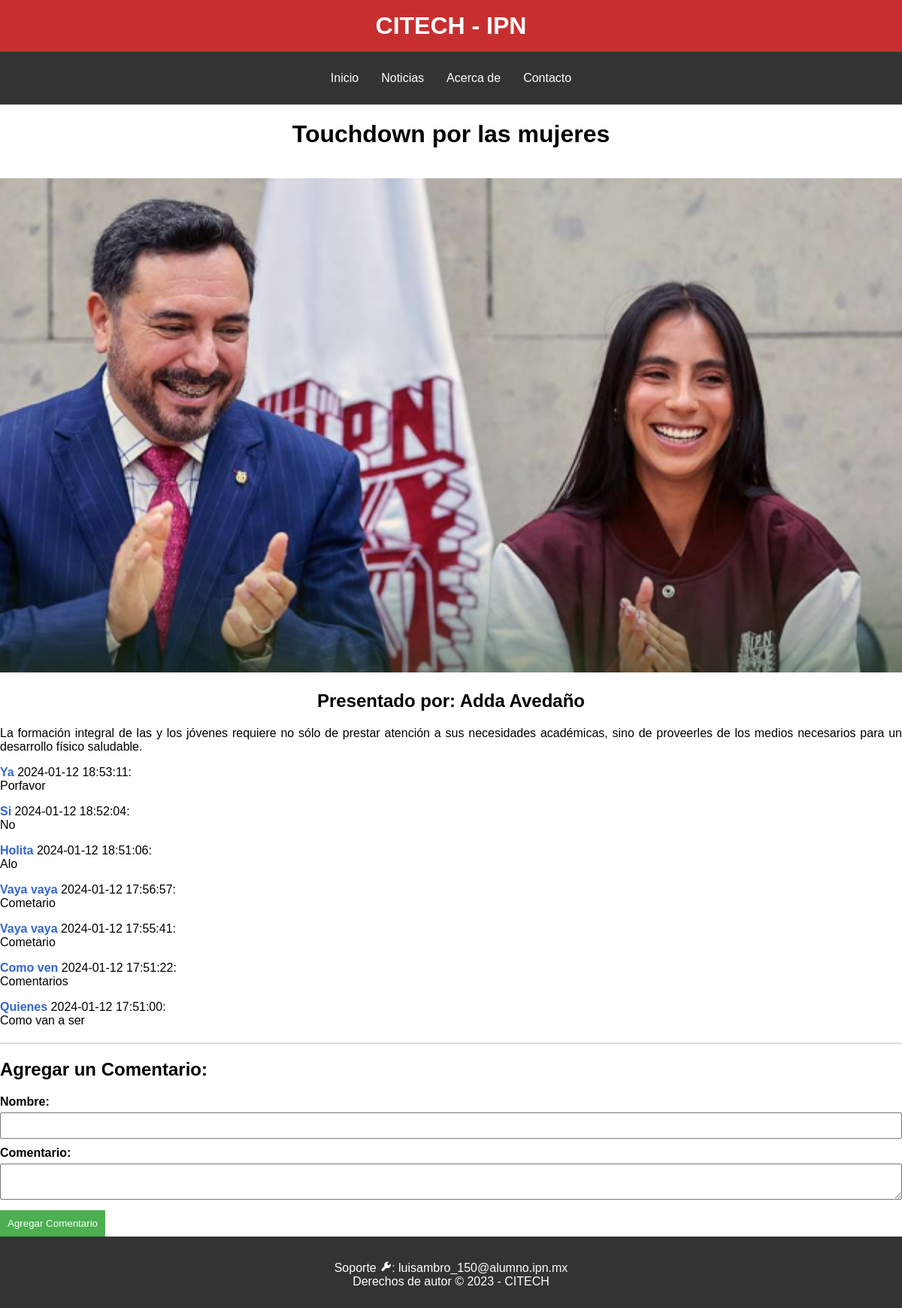
/php/noticia.php?id=3, run on the app's committed database.
### tables this page shows
CREATE TABLE `noticias` (
  `id` int(20) NOT NULL,
  `autor` varchar(30) NOT NULL,
  `imagen` varchar(300) NOT NULL,
  `texto` varchar(5000) NOT NULL,
  `tituloNot` varchar(300) NOT NULL
);

CREATE TABLE `usuarios` (
  `id_usuarios` int(11) NOT NULL,
  `nombre` varchar(30) NOT NULL,
  `comentario` varchar(500) NOT NULL,
  `fechaCom` timestamp NOT NULL DEFAULT current_timestamp(),
  `Noticia` int(20) NOT NULL
);

### php/noticia.php (the view, shortened to what this page needs)
<?php
$host = 'localhost';
$db   = 'ProyectoWEB';
$user = 'root';
$pass = '';
$conexion = new mysqli($host, $user, $pass, $db);
if(isset($_GET['id'])){
    $id = $_GET['id'];
}
else{
    header("Location: noticias.php");
    exit();
}
$sql= "SELECT * FROM Noticias WHERE id=?";
$stmt=$conexion->prepare($sql);
$stmt->bind_param("s",$id);
$stmt->execute();
$datos=$stmt->get_result();
$dato = $datos->fetch_assoc();
$sql = "SELECT * FROM usuarios WHERE Noticia=? ORDER BY fechaCom DESC";
$stmt=$conexion->prepare($sql);
$stmt->bind_param("s",$id);
$stmt->execute();
$comentarios=$stmt->get_result();
?>
<!DOCTYPE html>
<html lang="es">
<head>
    <link rel = "stylesheet" href="../css/noticia.css"/>
    <link href="https://unpkg.com/boxicons@2.1.4/css/boxicons.min.css" rel="stylesheet">
</head>
<body>
<header>
    <h1>CITECH - IPN</h1>
</header>
<nav>
    <a href="../html/index.html">Inicio</a>
    <a href="../php/noticias.php">Noticias</a>
    <a href="../html/AcercaDe.html">Acerca de</a>
    <a href="../html/index.html#contacto">Contacto</a>
</nav>
<div style="text-align:center;">
    <h1><?php echo htmlspecialchars($dato['tituloNot']); ?></h1>
    <br/>
    <img style="width: 100%;" src=<?php echo htmlspecialchars($dato['imagen']); ?> alt=<?php echo htmlspecialchars($dato['imagen']); ?>/>
    <br/>
    <h2>Presentado por: <?php echo htmlspecialchars($dato['autor']); ?></h2>
    <p style="text-align: justify;"><?php echo htmlspecialchars($dato['texto']); ?></p>
</div>
    <?php while ($row = $comentarios->fetch_assoc()):?>
    <p><strong><?php echo htmlspecialchars($row['nombre'])?></strong> <?php echo htmlspecialchars($row['fechaCom'])?>:<br><?php echo htmlspecialchars($row['comentario'])?></p>
    <?php endwhile; ?>
    <hr>
    <h2>Agregar un Comentario:</h2>
    <form onsubmit="noticia()">
        <label for="nombre">Nombre:</label>
        <input id="nombre" type="text" name="nombre" required><br>
        <label for="comentario">Comentario:</label>
        <textarea id="comentario" name="comentario" required></textarea><br>
        <input type="submit" value="Agregar Comentario">
    </form>
<footer>
    <p>Soporte <i class='bx bxs-wrench'></i>: luisambro_150@alumno.ipn.mx <br> Derechos de autor © 2023 - CITECH  </p>
</footer>
</body>
</html>

### css/noticia.css (style rules this page uses)
body { margin: 0; padding: 0; font-family: 'Arial', sans-serif; width: 100%; min-width: fit-content; max-width: 100%; }
header { background-color: #c72f2f; padding: 1rem; text-align: center; color: #fff; }
header h1 { color: #fff; margin: 0; text-align: center; }
nav { display: flex; justify-content: center; background-color: #333; padding: 1rem; }
nav a { margin: 0 15px; color: #fff; text-decoration: none; padding: 5px 10px; margin: 5px; transition: background-color 0.3s }
footer { background-color: #333; color: #fff; padding: 1rem; text-align: center; margin-bottom: 0%; }

### php/noticia.php (style rules this page uses)
p { margin-bottom: 10px; }
strong { color: #3366cc; }
hr { border: 1px solid #ddd; margin-top: 20px; margin-bottom: 20px; }
form { margin-top: 20px; }
label { display: block; margin-bottom: 5px; font-weight: bold; }
input[type="text"], textarea { width: 100%; padding: 8px; margin-bottom: 10px; box-sizing: border-box; }
input[type="submit"] { background-color: #4caf50; color: white; padding: 10px; border: none; cursor: pointer; }

### data on the page
noticias: tituloNot "Touchdown por las mujeres", imagen (picture), autor "Adda Avedaño", texto "La formación integral de las y los jóvenes requiere no sólo de prestar atención a sus necesidades académicas, sino de proveerles de los medios necesarios para un desarrollo físico saludable."
usuarios: nombre "Ya", fechaCom "2024-01-12 18:53:11", comentario "Porfavor"
usuarios: nombre "Si", fechaCom "2024-01-12 18:52:04", comentario "No"
usuarios: nombre "Holita", fechaCom "2024-01-12 18:51:06", comentario "Alo"
usuarios: nombre "Vaya vaya", fechaCom "2024-01-12 17:56:57", comentario "Cometario"
usuarios: nombre "Vaya vaya", fechaCom "2024-01-12 17:55:41", comentario "Cometario"
usuarios: nombre "Como ven", fechaCom "2024-01-12 17:51:22", comentario "Comentarios"
usuarios: nombre "Quienes", fechaCom "2024-01-12 17:51:00", comentario "Como van a ser"
